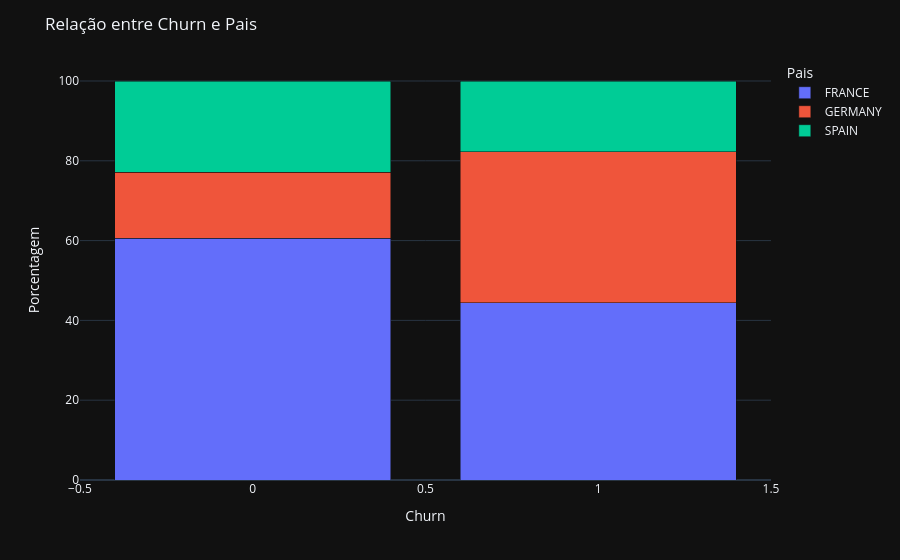

Source (notebook cell):
### Markdown cell above
**Variável Pais x Churn:**

### Code cell
# Calcular a porcentagem de cada categoria
df_grouped = df.groupby(['Churn', 'Pais']).size().reset_index(name='count')
total_por_churn = df_grouped.groupby('Churn')['count'].transform('sum')
df_grouped['percent'] = (df_grouped['count'] / total_por_churn) * 100

# Cria gráfico de barras empilhadas
fig = px.bar(df_grouped, x='Churn', y='percent', color='Pais', barmode='stack',
             labels={'Churn': 'Churn', 'percent': 'Porcentagem', 'Pais': 'Pais'})

fig.update_layout(title='Relação entre Churn e Pais',
                  yaxis_title='Porcentagem',
                  legend_title='Pais')
fig.show()

### Figure 1 — Plotly figure (JSON) as saved in the notebook; plotly's stock layout.template omitted (floating-point values rounded to 4 significant figures)
{"data": [{"hovertemplate": "Pais=FRANCE<br>Churn=%{x}<br>Porcentagem=%{y}<extra></extra>", "legendgroup": "FRANCE", "marker": {"color": "#636efa", "pattern": {"shape": ""}}, "name": "FRANCE", "orientation": "v", "showlegend": true, "textposition": "auto", "x": [0, 1], "xaxis": "x", "y": [60.64, 44.4], "yaxis": "y", "type": "bar"}, {"hovertemplate": "Pais=GERMANY<br>Churn=%{x}<br>Porcentagem=%{y}<extra></extra>", "legendgroup": "GERMANY", "marker": {"color": "#EF553B", "pattern": {"shape": ""}}, "name": "GERMANY", "orientation": "v", "showlegend": true, "textposition": "auto", "x": [0, 1], "xaxis": "x", "y": [16.49, 37.86], "yaxis": "y", "type": "bar"}, {"hovertemplate": "Pais=SPAIN<br>Churn=%{x}<br>Porcentagem=%{y}<extra></extra>", "legendgroup": "SPAIN", "marker": {"color": "#00cc96", "pattern": {"shape": ""}}, "name": "SPAIN", "orientation": "v", "showlegend": true, "textposition": "auto", "x": [0, 1], "xaxis": "x", "y": [22.87, 17.73], "yaxis": "y", "type": "bar"}], "layout": {"xaxis": {"anchor": "y", "domain": [0.0, 1.0], "title": {"text": "Churn"}}, "yaxis": {"anchor": "x", "domain": [0.0, 1.0], "title": {"text": "Porcentagem"}}, "legend": {"title": {"text": "Pais"}, "tracegroupgap": 0}, "margin": {"t": 60}, "barmode": "stack", "title": {"text": "Relação entre Churn e Pais"}}}
